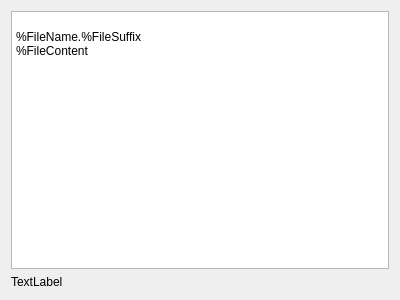
<?xml version="1.0" encoding="UTF-8"?>
<ui version="4.0">
 <class>ChooseListingFormatPage</class>
 <widget class="QWizardPage" name="ChooseListingFormatPage">
  <property name="geometry">
   <rect>
    <x>0</x>
    <y>0</y>
    <width>400</width>
    <height>300</height>
   </rect>
  </property>
  <property name="windowTitle">
   <string/>
  </property>
  <property name="title">
   <string>Настройка формата содержания листинга</string>
  </property>
  <layout class="QGridLayout" name="gridLayout">
   <item row="0" column="0">
    <widget class="QPlainTextEdit" name="plainTextEdit">
     <property name="plainText">
      <string notr="true">
%FileName.%FileSuffix
%FileContent</string>
     </property>
    </widget>
   </item>
   <item row="1" column="0">
    <widget class="QLabel" name="noteLabel">
     <property name="text">
      <string notr="true">TextLabel</string>
     </property>
    </widget>
   </item>
  </layout>
 </widget>
 <resources/>
 <connections/>
</ui>
